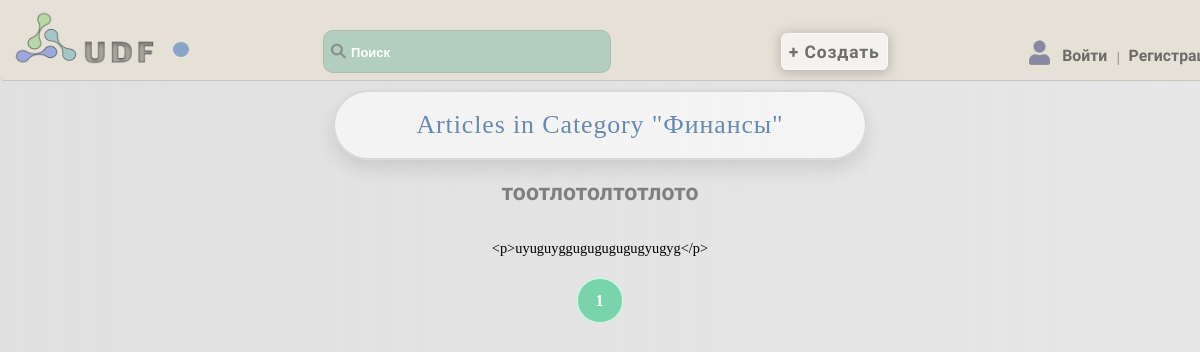
The app's page /category/1/, older data.
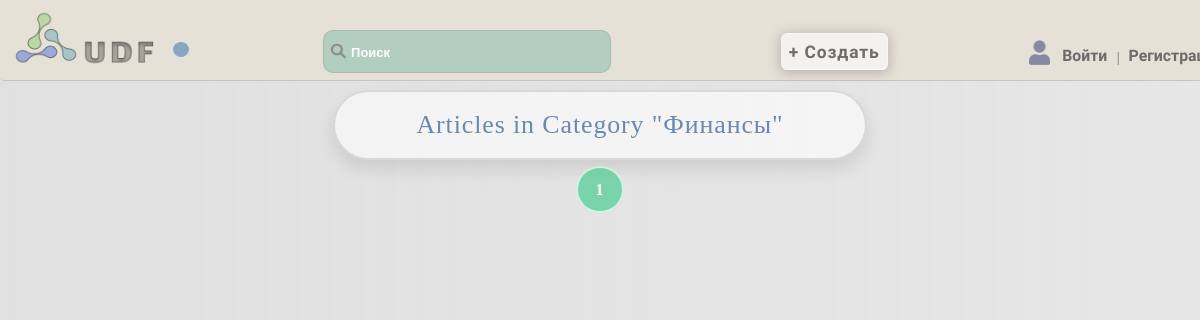
The same page, newer data.
### articles/models.py (models this page shows, shortened)
class Article(models.Model):
    title = models.CharField(max_length=255)
    content = models.TextField()
    author = models.ForeignKey(settings.AUTH_USER_MODEL, on_delete=models.CASCADE)
    created_at = models.DateTimeField(auto_now_add=True)
    photo = models.ImageField(upload_to='photo', blank=True)
    likes = models.ManyToManyField(settings.AUTH_USER_MODEL, related_name='liked_articles')
    dislikes = models.ManyToManyField(settings.AUTH_USER_MODEL, related_name='disliked_articles')
    category = models.ForeignKey('Category', on_delete=models.PROTECT, verbose_name="categories")

### articles/views.py (the view)
# urls.py: path('category/<int:category_id>/', category_articles, name='category_articles'),
def category_articles(request, category_id):
    category = Category.objects.get(id=category_id)
    articles_list = Article.objects.filter(category=category)
    paginator = Paginator(articles_list, 5)
    page = request.GET.get('page', 1)
    try:
        articles = paginator.page(page)
    except (PageNotAnInteger, EmptyPage):
        articles = paginator.page(1)
    categories = Category.objects.all()
    return render(request, 'articles/category_articles.html', {'articles': articles, 'category': category, 'categories': categories})

### articles/templates/articles/category_articles.html (shortened to what this page needs)
{% extends 'core/base.html' %}
{% block content %}
    <h1>Articles in Category "{{ category.name }}"</h1>
    {% for article in articles %}
        <h2>{{ article.title }}</h2>
        <p>{{ article.content }}</p>
    {% endfor %}
    <div class="pagination">
        {% for i in articles.paginator.page_range %}
            {% if articles.number == i %}
                <span class="page current">{{ i }}</span>
            {% else %}
                <a href="?page={{ i }}" class="page">{{ i }}</a>
            {% endif %}
        {% endfor %}
    </div>
{% endblock %}

Row changes from the older to the newer data that the page shows:
no longer on this page (row edited): Article: title "тоотлотолтотлото", content "<p>uyuguyggugugugugugyugyg</p>"
